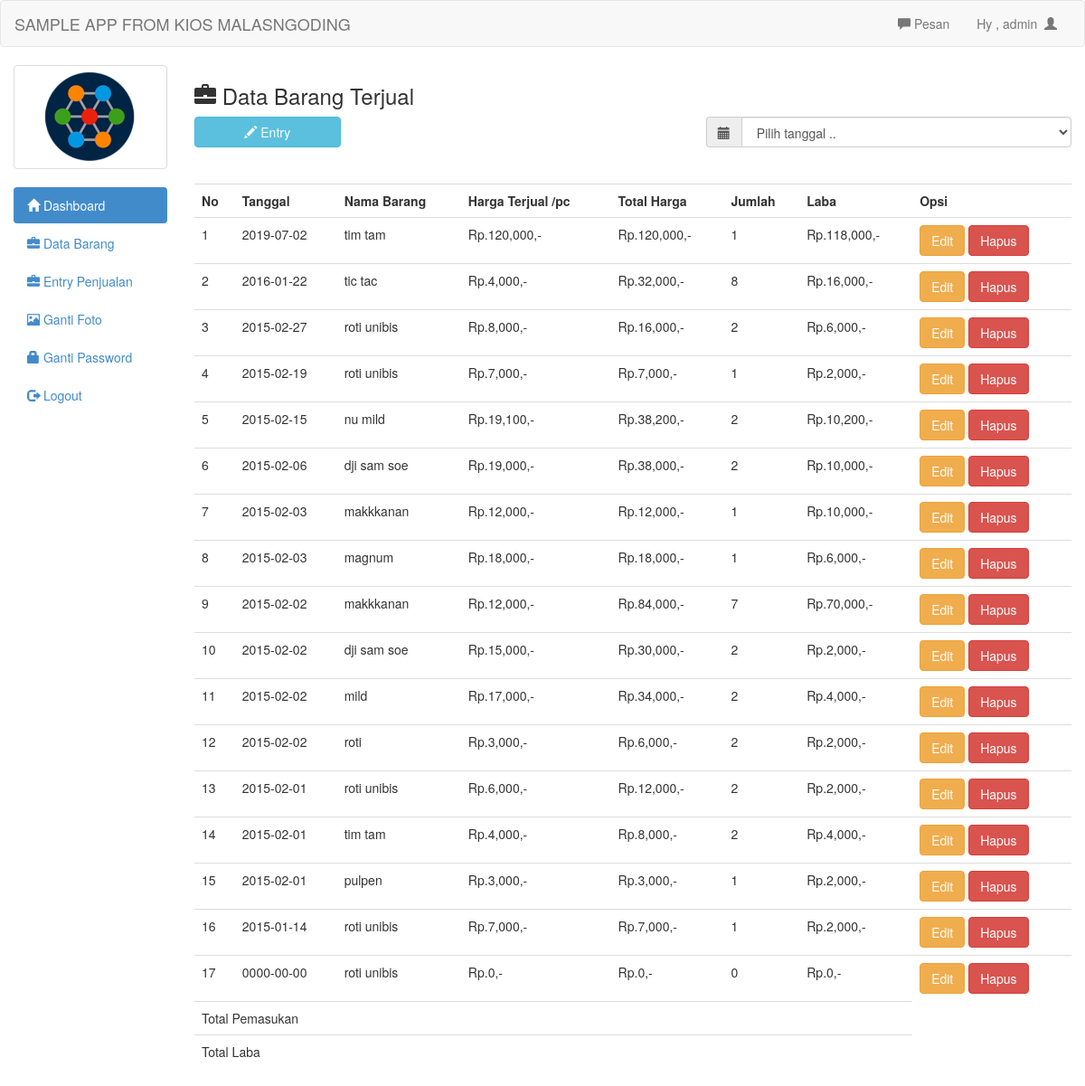
/admin/barang_laku.php (signed in), run on the app's committed database.
### tables this page shows
CREATE TABLE `barang_laku` (
  `id` int(11) NOT NULL,
  `tanggal` date NOT NULL,
  `nama` text NOT NULL,
  `jumlah` int(11) NOT NULL,
  `harga` int(11) NOT NULL,
  `total_harga` int(20) NOT NULL,
  `laba` int(11) NOT NULL
);

### admin/barang_laku.php (the view, shortened to what this page needs)
<?php include 'header.php';	?>
<h3><span class="glyphicon glyphicon-briefcase"></span>  Data Barang Terjual</h3>
<button style="margin-bottom:20px" data-toggle="modal" data-target="#myModal" class="btn btn-info col-md-2"><span class="glyphicon glyphicon-pencil"></span>  Entry</button>
<form action="" method="get">
	<div class="input-group col-md-5 col-md-offset-7">
		<span class="input-group-addon" id="basic-addon1"><span class="glyphicon glyphicon-calendar"></span></span>
		<select type="submit" name="tanggal" class="form-control" onchange="this.form.submit()">
			<option>Pilih tanggal ..</option>
		</select>
	</div>
</form>
<br/>
<br/>
<table class="table">
	<tr>
		<th>No</th>
		<th>Tanggal</th>
		<th>Nama Barang</th>
		<th>Harga Terjual /pc</th>
		<th>Total Harga</th>
		<th>Jumlah</th>
		<th>Laba</th>
		<th>Opsi</th>
	</tr>
	<?php
	if(isset($_GET['tanggal'])){
		$tanggal=mysql_real_escape_string($_GET['tanggal']);
		$brg=mysql_query("select * from barang_laku where tanggal like '$tanggal' order by tanggal desc");
	}else{
		$brg=mysql_query("select * from barang_laku order by tanggal desc");
	}
	$no=1;
	while($b=mysql_fetch_array($brg)){
		?>
		<tr>
			<td><?php echo $no++ ?></td>
			<td><?php echo $b['tanggal'] ?></td>
			<td><?php echo $b['nama'] ?></td>
			<td>Rp.<?php echo number_format($b['harga']) ?>,-</td>
			<td>Rp.<?php echo number_format($b['total_harga']) ?>,-</td>
			<td><?php echo $b['jumlah'] ?></td>
			<td><?php echo "Rp.".number_format($b['laba']).",-"?></td>
			<td>
				<a href="edit_laku.php?id=<?php echo $b['id']; ?>" class="btn btn-warning">Edit</a>
				<a onclick="if(confirm('Apakah anda yakin ingin menghapus data ini ??')){ location.href='hapus_laku.php?id=<?php echo $b['id']; ?>&jumlah=<?php echo $b['jumlah'] ?>&nama=<?php echo $b['nama']; ?>' }" class="btn btn-danger">Hapus</a>
			</td>
		</tr>
		<?php
	}
	?>
	<tr>
		<td colspan="7">Total Pemasukan</td>
	</tr>
	<tr>
		<td colspan="7">Total Laba</td>
	</tr>
</table>
	<?php include 'footer.php'; ?>

### admin/header.php (shortened to what this page needs)
<!DOCTYPE html>
<html>
<head>
	<link rel="stylesheet" type="text/css" href="../assets/css/bootstrap.css">
	<link rel="stylesheet" type="text/css" href="../assets/js/jquery-ui/jquery-ui.css">
</head>
<body>
	<div class="navbar navbar-default">
		<div class="container-fluid">
			<div class="navbar-header">
				<a href="http://www.malasngoding.com" class="navbar-brand">SAMPLE APP FROM KIOS MALASNGODING</a>
			</div>
			<div class="collapse navbar-collapse">
				<ul class="nav navbar-nav navbar-right">
					<li><a id="pesan_sedia" href="#" data-toggle="modal" data-target="#modalpesan"><span class='glyphicon glyphicon-comment'></span>  Pesan</a></li>
					<li><a class="dropdown-toggle" data-toggle="dropdown" role="button" href="#">Hy , <?php echo $_SESSION['uname']  ?>&nbsp&nbsp<span class="glyphicon glyphicon-user"></span></a></li>
				</ul>
			</div>
		</div>
	</div>
	<div class="col-md-2">
		<div class="row">
			<?php
			$use=$_SESSION['uname'];
			$fo=mysql_query("select foto from admin where uname='$use'");
			while($f=mysql_fetch_array($fo)){
				?>
				<div class="col-xs-6 col-md-12">
					<a class="thumbnail">
						<img class="img-responsive" src="foto/<?php echo $f['foto']; ?>">
					</a>
				</div>
				<?php
			}
			?>
		</div>
		<ul class="nav nav-pills nav-stacked">
			<li class="active"><a href="index.php"><span class="glyphicon glyphicon-home"></span>  Dashboard</a></li>
			<li><a href="barang.php"><span class="glyphicon glyphicon-briefcase"></span>  Data Barang</a></li>
			<li><a href="barang_laku.php"><span class="glyphicon glyphicon-briefcase"></span>  Entry Penjualan</a></li>
			<li><a href="ganti_foto.php"><span class="glyphicon glyphicon-picture"></span>  Ganti Foto</a></li>
			<li><a href="ganti_pass.php"><span class="glyphicon glyphicon-lock"></span> Ganti Password</a></li>
			<li><a href="logout.php"><span class="glyphicon glyphicon-log-out"></span>  Logout</a></li>
		</ul>
	</div>
	<div class="col-md-10">

### admin/footer.php
</div>
</body>
</html>

### data on the page
barang_laku: tanggal "2019-07-02", nama "tim tam", harga "120,000", total_harga "120,000", jumlah "1", laba "118,000"
barang_laku: tanggal "2016-01-22", nama "tic tac", harga "4,000", total_harga "32,000", jumlah "8", laba "16,000"
barang_laku: tanggal "2015-02-27", nama "roti unibis", harga "8,000", total_harga "16,000", jumlah "2", laba "6,000"
barang_laku: tanggal "2015-02-19", nama "roti unibis", harga "7,000", total_harga "7,000", jumlah "1", laba "2,000"
barang_laku: tanggal "2015-02-15", nama "nu mild", harga "19,100", total_harga "38,200", jumlah "2", laba "10,200"
barang_laku: tanggal "2015-02-06", nama "dji sam soe", harga "19,000", total_harga "38,000", jumlah "2", laba "10,000"
barang_laku: tanggal "2015-02-03", nama "makkkanan", harga "12,000", total_harga "12,000", jumlah "1", laba "10,000"
barang_laku: tanggal "2015-02-03", nama "magnum", harga "18,000", total_harga "18,000", jumlah "1", laba "6,000"
barang_laku: tanggal "2015-02-02", nama "makkkanan", harga "12,000", total_harga "84,000", jumlah "7", laba "70,000"
barang_laku: tanggal "2015-02-02", nama "dji sam soe", harga "15,000", total_harga "30,000", jumlah "2", laba "2,000"
barang_laku: tanggal "2015-02-02", nama "mild", harga "17,000", total_harga "34,000", jumlah "2", laba "4,000"
barang_laku: tanggal "2015-02-02", nama "roti", harga "3,000", total_harga "6,000", jumlah "2", laba "2,000"
barang_laku: tanggal "2015-02-01", nama "roti unibis", harga "6,000", total_harga "12,000", jumlah "2", laba "2,000"
barang_laku: tanggal "2015-02-01", nama "tim tam", harga "4,000", total_harga "8,000", jumlah "2", laba "4,000"
barang_laku: tanggal "2015-02-01", nama "pulpen", harga "3,000", total_harga "3,000", jumlah "1", laba "2,000"
barang_laku: tanggal "2015-01-14", nama "roti unibis", harga "7,000", total_harga "7,000", jumlah "1", laba "2,000"
barang_laku: tanggal "0000-00-00", nama "roti unibis", harga "0", total_harga "0", jumlah "0", laba "0"

### other printed values
$_SESSION['uname'] "admin"
